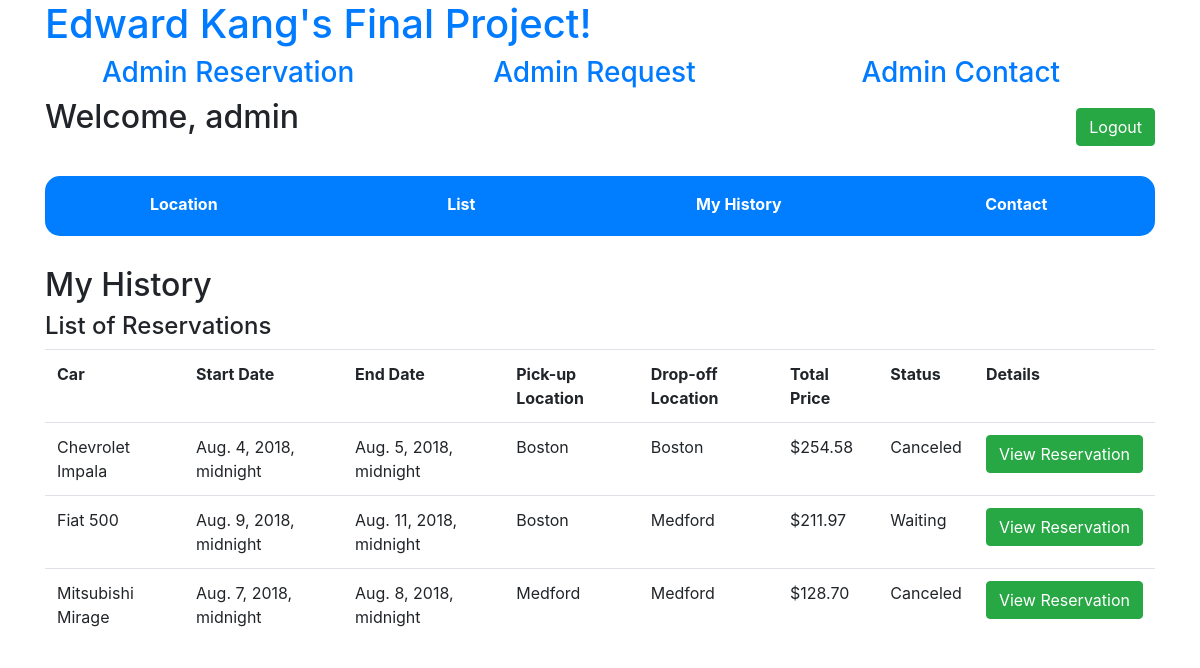
The app's page /history (signed in) with its own data.
### rents/models.py (models this page shows, shortened)
class Reservation(models.Model):
    reservation_user = models.ForeignKey(settings.AUTH_USER_MODEL, on_delete=models.CASCADE)
    reservation_car = models.ForeignKey(Car, on_delete=models.CASCADE)
    reservation_start_date = models.DateTimeField()
    reservation_end_date = models.DateTimeField()
    reservation_drop_off = models.ForeignKey(Location, on_delete=models.CASCADE)
    reservation_protection = models.CharField(max_length=64)
    reservation_total_price = models.FloatField()
    reservation_status = models.CharField(max_length=64)
    reservation_request = models.CharField(max_length=64)

class Car(models.Model):
    car_brand = models.CharField(max_length=64)
    car_name = models.CharField(max_length=64)
    car_type = models.CharField(max_length=64)
    car_price = models.FloatField()
    car_size = models.IntegerField()
    car_detail = models.CharField(max_length=64)
    car_status = models.CharField(max_length=64)
    car_location = models.ForeignKey(Location, on_delete=models.CASCADE)

class Location(models.Model):
    location_name = models.CharField(max_length=64)
    location_address = models.CharField(max_length=64)

### rents/views.py (the view)
# urls.py: path("history", views.historyView, name="history"),
def historyView(request):
    if not request.user.is_authenticated:
        return render(request, 'rents/login.html', {'message': 'Please login first.'})
    my_reservation = Reservation.objects.filter(reservation_user__id=request.user.id).all()
    context = {
        'myreservations' : my_reservation
    }
    return render(request, 'rents/history.html', context)

### rents/templates/rents/history.html
{% extends "rents/menu.html" %}
{% block body %}
<div id="body_content" class="form-group">
    <div>
        <h2>My History</h2>
        <div class="body_table">
            <div class="body_table_content">
                <h4>List of Reservations</h4>
                <div>
                    <table class="table">
                        <tr>
                            <th>Car</th>
                            <th>Start Date</th>
                            <th>End Date</th>
                            <th>Pick-up Location</th>
                            <th>Drop-off Location</th>
                            <th>Total Price</th>
                            <th>Status</th>
                            <th>Details</th>
                        </tr>
                        {% for myreservation in myreservations %}
                        <tr>
                            <td>{{ myreservation.reservation_car.car_brand }} {{ myreservation.reservation_car.car_name }}</td>
                            <td>{{ myreservation.reservation_start_date }}</td>
                            <td>{{ myreservation.reservation_end_date }}</td>
                            <td>{{ myreservation.reservation_car.car_location.location_name }}</td>
                            <td>{{ myreservation.reservation_drop_off.location_name }}</td>
                            <td>${{ myreservation.reservation_total_price|floatformat:2 }}</td>
                            <td>{{ myreservation.reservation_status }}</td>
                            <td><input class="btn btn-success" type="button" value="View Reservation" onclick="viewReservation(`{{ myreservation.id }}`, `{{ myreservation.reservation_user.id }}`)" /></td>
                        </tr>
                        {% endfor %}
                    </table>
                </div>
            </div>
        </div>
    </div>
</div>
{% endblock %}

### rents/templates/rents/menu.html
{% extends "rents/layout.html" %}
{% block menu %}
<div class="form-group">
    <div class="content_item">
        <h2 id="title_welcome">Welcome, {{ user.username }}</h2>
        <input id="logout_button" class="btn btn-success" type="button" value="Logout" onclick="location.href = '/logout'"/>
    </div>
    <div id="menu">
        <table id="menu_table">
            <tr id="menu_table_tr">
                <td id="menu_table_td">
                    <a class="menu_button" href="/location">Location</a>
                </td>
                <td id="menu_table_td">
                    <a class="menu_button" href="/list">List</a>
                </td>
                <td id="menu_table_td">
                    <a class="menu_button" href="/history">My History</a>
                </td>
                <td id="menu_table_td">
                    <a class="menu_button" href="/contact">Contact</a>
                </td>
            </tr>
        </table>
    </div>
    {% block body %}
    {% endblock %}
</div>
{% endblock %}

### rents/static/rents/style.css (style rules this page uses)
#title_welcome { width: 50%; display: block; float: left; }
#logout_button { margin-top: 10px; display: block; float: right; }
#menu { background-color: #007eff; border-radius: 15px; margin-top: 30px; margin-bottom: 30px; width: 100%; display: block; float: right; }
#menu_table { margin: auto; width: 100% !important; }
#menu_table_tr { height: 60px; width: 100%; display: block; float: left; }
#menu_table_td { width: 25%; display: block; float: left; text-align: center; margin-top: 15px; }
.menu_button { color: white; font-weight: bold; }
#body_content { width: 100%; display: block; float: left; }
.body_table_content { margin-bottom: 40px; display: block; float: left; width: 100%; }

### records on screen
Reservation: reservation_car.car_brand "Chevrolet", reservation_car.car_name "Impala", reservation_start_date "Aug. 4, 2018, midnight", reservation_end_date "Aug. 5, 2018, midnight", reservation_car.car_location.location_name "Boston", reservation_drop_off.location_name "Boston", reservation_total_price "254.58", reservation_status "Canceled"
Reservation: reservation_car.car_brand "Fiat", reservation_car.car_name "500", reservation_start_date "Aug. 9, 2018, midnight", reservation_end_date "Aug. 11, 2018, midnight", reservation_car.car_location.location_name "Boston", reservation_drop_off.location_name "Medford", reservation_total_price "211.97", reservation_status "Waiting"
Reservation: reservation_car.car_brand "Mitsubishi", reservation_car.car_name "Mirage", reservation_start_date "Aug. 7, 2018, midnight", reservation_end_date "Aug. 8, 2018, midnight", reservation_car.car_location.location_name "Medford", reservation_drop_off.location_name "Medford", reservation_total_price "128.70", reservation_status "Canceled"

### other values on screen
{{ user.username }} "admin"
